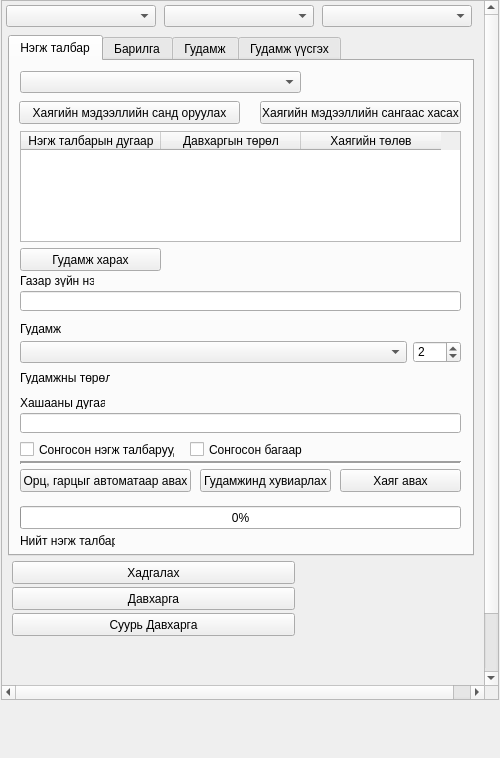
<?xml version="1.0" encoding="UTF-8"?>
<ui version="4.0">
 <class>AddressNavigatorWidget</class>
 <widget class="QDockWidget" name="AddressNavigatorWidget">
  <property name="geometry">
   <rect>
    <x>0</x>
    <y>0</y>
    <width>500</width>
    <height>758</height>
   </rect>
  </property>
  <property name="sizePolicy">
   <sizepolicy hsizetype="Fixed" vsizetype="Expanding">
    <horstretch>0</horstretch>
    <verstretch>0</verstretch>
   </sizepolicy>
  </property>
  <property name="minimumSize">
   <size>
    <width>500</width>
    <height>620</height>
   </size>
  </property>
  <property name="maximumSize">
   <size>
    <width>500</width>
    <height>524287</height>
   </size>
  </property>
  <property name="baseSize">
   <size>
    <width>440</width>
    <height>665</height>
   </size>
  </property>
  <property name="windowTitle">
   <string>Selection / Filter</string>
  </property>
  <widget class="QWidget" name="dockWidgetContents">
   <widget class="QScrollArea" name="scrollArea">
    <property name="geometry">
     <rect>
      <x>1</x>
      <y>0</y>
      <width>498</width>
      <height>700</height>
     </rect>
    </property>
    <property name="sizePolicy">
     <sizepolicy hsizetype="Expanding" vsizetype="Expanding">
      <horstretch>0</horstretch>
      <verstretch>0</verstretch>
     </sizepolicy>
    </property>
    <property name="minimumSize">
     <size>
      <width>0</width>
      <height>650</height>
     </size>
    </property>
    <property name="maximumSize">
     <size>
      <width>500</width>
      <height>700</height>
     </size>
    </property>
    <property name="widgetResizable">
     <bool>false</bool>
    </property>
    <widget class="QWidget" name="scrollAreaWidgetContents">
     <property name="geometry">
      <rect>
       <x>0</x>
       <y>0</y>
       <width>500</width>
       <height>750</height>
      </rect>
     </property>
     <property name="minimumSize">
      <size>
       <width>0</width>
       <height>650</height>
      </size>
     </property>
     <property name="maximumSize">
      <size>
       <width>16777215</width>
       <height>800</height>
      </size>
     </property>
     <widget class="QComboBox" name="working_l1_cbox">
      <property name="geometry">
       <rect>
        <x>4</x>
        <y>4</y>
        <width>150</width>
        <height>22</height>
       </rect>
      </property>
     </widget>
     <widget class="QComboBox" name="working_l2_cbox">
      <property name="geometry">
       <rect>
        <x>162</x>
        <y>4</y>
        <width>150</width>
        <height>22</height>
       </rect>
      </property>
     </widget>
     <widget class="QTabWidget" name="tabWidget">
      <property name="geometry">
       <rect>
        <x>6</x>
        <y>34</y>
        <width>466</width>
        <height>521</height>
       </rect>
      </property>
      <property name="currentIndex">
       <number>0</number>
      </property>
      <widget class="QWidget" name="parcel_tab">
       <attribute name="title">
        <string>Нэгж талбар</string>
       </attribute>
       <widget class="QPushButton" name="selected_parcel_load_button">
        <property name="geometry">
         <rect>
          <x>9</x>
          <y>40</y>
          <width>221</width>
          <height>23</height>
         </rect>
        </property>
        <property name="text">
         <string>Хаягийн мэдээллийн санд оруулах</string>
        </property>
       </widget>
       <widget class="QLineEdit" name="geographic_name_edit">
        <property name="geometry">
         <rect>
          <x>10</x>
          <y>230</y>
          <width>441</width>
          <height>20</height>
         </rect>
        </property>
       </widget>
       <widget class="QLabel" name="label">
        <property name="geometry">
         <rect>
          <x>10</x>
          <y>213</y>
          <width>74</width>
          <height>13</height>
         </rect>
        </property>
        <property name="text">
         <string>Газар зүйн нэр</string>
        </property>
       </widget>
       <widget class="QLineEdit" name="khashaa_no_edit">
        <property name="geometry">
         <rect>
          <x>10</x>
          <y>352</y>
          <width>441</width>
          <height>20</height>
         </rect>
        </property>
       </widget>
       <widget class="QLabel" name="label_2">
        <property name="geometry">
         <rect>
          <x>10</x>
          <y>335</y>
          <width>85</width>
          <height>13</height>
         </rect>
        </property>
        <property name="text">
         <string>Хашааны дугаар</string>
        </property>
       </widget>
       <widget class="QLabel" name="label_3">
        <property name="geometry">
         <rect>
          <x>10</x>
          <y>261</y>
          <width>74</width>
          <height>13</height>
         </rect>
        </property>
        <property name="text">
         <string>Гудамж</string>
        </property>
       </widget>
       <widget class="QComboBox" name="streets_cbox">
        <property name="geometry">
         <rect>
          <x>10</x>
          <y>280</y>
          <width>387</width>
          <height>22</height>
         </rect>
        </property>
       </widget>
       <widget class="QSpinBox" name="str_count_sbox">
        <property name="geometry">
         <rect>
          <x>403</x>
          <y>280</y>
          <width>48</width>
          <height>22</height>
         </rect>
        </property>
        <property name="value">
         <number>2</number>
        </property>
       </widget>
       <widget class="QComboBox" name="layer_type_cbox">
        <property name="geometry">
         <rect>
          <x>10</x>
          <y>10</y>
          <width>281</width>
          <height>22</height>
         </rect>
        </property>
       </widget>
       <widget class="QTableWidget" name="address_parcel_twidget">
        <property name="geometry">
         <rect>
          <x>10</x>
          <y>70</y>
          <width>441</width>
          <height>111</height>
         </rect>
        </property>
        <attribute name="horizontalHeaderDefaultSectionSize">
         <number>140</number>
        </attribute>
        <column>
         <property name="text">
          <string>Нэгж талбарын дугаар</string>
         </property>
        </column>
        <column>
         <property name="text">
          <string>Давхаргын төрөл</string>
         </property>
        </column>
        <column>
         <property name="text">
          <string>Хаягийн төлөв</string>
         </property>
        </column>
       </widget>
       <widget class="QPushButton" name="selected_parcel_remove_button">
        <property name="geometry">
         <rect>
          <x>250</x>
          <y>40</y>
          <width>201</width>
          <height>23</height>
         </rect>
        </property>
        <property name="text">
         <string>Хаягийн мэдээллийн сангаас хасах</string>
        </property>
       </widget>
       <widget class="QLabel" name="str_txt_lbl">
        <property name="geometry">
         <rect>
          <x>10</x>
          <y>321</y>
          <width>441</width>
          <height>16</height>
         </rect>
        </property>
        <property name="font">
         <font>
          <pointsize>6</pointsize>
          <weight>75</weight>
          <italic>true</italic>
          <bold>true</bold>
          <underline>true</underline>
         </font>
        </property>
        <property name="text">
         <string/>
        </property>
       </widget>
       <widget class="QLabel" name="str_txt_lbl_2">
        <property name="geometry">
         <rect>
          <x>10</x>
          <y>310</y>
          <width>90</width>
          <height>13</height>
         </rect>
        </property>
        <property name="text">
         <string>Гудамжны төрөл:</string>
        </property>
       </widget>
       <widget class="QLabel" name="str_type_lbl">
        <property name="geometry">
         <rect>
          <x>110</x>
          <y>309</y>
          <width>341</width>
          <height>16</height>
         </rect>
        </property>
        <property name="text">
         <string/>
        </property>
       </widget>
       <widget class="QLabel" name="str_count_lbl_3">
        <property name="geometry">
         <rect>
          <x>10</x>
          <y>473</y>
          <width>95</width>
          <height>13</height>
         </rect>
        </property>
        <property name="text">
         <string>Нийт нэгж талбар:</string>
        </property>
       </widget>
       <widget class="QProgressBar" name="parcel_progressBar">
        <property name="geometry">
         <rect>
          <x>10</x>
          <y>445</y>
          <width>441</width>
          <height>23</height>
         </rect>
        </property>
        <property name="value">
         <number>0</number>
        </property>
       </widget>
       <widget class="QLabel" name="parcel_count_lbl">
        <property name="geometry">
         <rect>
          <x>110</x>
          <y>470</y>
          <width>181</width>
          <height>20</height>
         </rect>
        </property>
        <property name="text">
         <string/>
        </property>
       </widget>
       <widget class="QCheckBox" name="is_selected_parcels_chbox">
        <property name="geometry">
         <rect>
          <x>10</x>
          <y>380</y>
          <width>155</width>
          <height>17</height>
         </rect>
        </property>
        <property name="text">
         <string>Сонгосон нэгж талбарууд</string>
        </property>
       </widget>
       <widget class="QPushButton" name="get_entry_parcels_button">
        <property name="geometry">
         <rect>
          <x>10</x>
          <y>408</y>
          <width>171</width>
          <height>23</height>
         </rect>
        </property>
        <property name="text">
         <string>Орц, гарцыг автоматаар авах</string>
        </property>
       </widget>
       <widget class="QPushButton" name="get_street_parcels_button">
        <property name="geometry">
         <rect>
          <x>190</x>
          <y>408</y>
          <width>131</width>
          <height>23</height>
         </rect>
        </property>
        <property name="text">
         <string>Гудамжинд хувиарлах</string>
        </property>
       </widget>
       <widget class="QPushButton" name="get_address_button">
        <property name="geometry">
         <rect>
          <x>330</x>
          <y>408</y>
          <width>121</width>
          <height>23</height>
         </rect>
        </property>
        <property name="text">
         <string>Хаяг авах</string>
        </property>
       </widget>
       <widget class="QCheckBox" name="is_selected_bag_chbox">
        <property name="geometry">
         <rect>
          <x>180</x>
          <y>380</y>
          <width>121</width>
          <height>17</height>
         </rect>
        </property>
        <property name="text">
         <string>Сонгосон багаар</string>
        </property>
       </widget>
       <widget class="Line" name="line">
        <property name="geometry">
         <rect>
          <x>10</x>
          <y>397</y>
          <width>441</width>
          <height>10</height>
         </rect>
        </property>
        <property name="lineWidth">
         <number>2</number>
        </property>
        <property name="orientation">
         <enum>Qt::Horizontal</enum>
        </property>
       </widget>
       <widget class="QPushButton" name="load_parcel_street_button">
        <property name="geometry">
         <rect>
          <x>10</x>
          <y>187</y>
          <width>141</width>
          <height>23</height>
         </rect>
        </property>
        <property name="text">
         <string>Гудамж харах</string>
        </property>
       </widget>
      </widget>
      <widget class="QWidget" name="building_tab">
       <attribute name="title">
        <string>Барилга</string>
       </attribute>
       <widget class="QComboBox" name="building_streets_cbox">
        <property name="geometry">
         <rect>
          <x>10</x>
          <y>340</y>
          <width>387</width>
          <height>22</height>
         </rect>
        </property>
       </widget>
       <widget class="QSpinBox" name="building_str_count_sbox">
        <property name="geometry">
         <rect>
          <x>403</x>
          <y>340</y>
          <width>48</width>
          <height>22</height>
         </rect>
        </property>
        <property name="value">
         <number>2</number>
        </property>
       </widget>
       <widget class="QLabel" name="str_txt_lbl_3">
        <property name="geometry">
         <rect>
          <x>10</x>
          <y>370</y>
          <width>90</width>
          <height>13</height>
         </rect>
        </property>
        <property name="text">
         <string>Гудамжны төрөл:</string>
        </property>
       </widget>
       <widget class="QLabel" name="building_str_txt_lbl">
        <property name="geometry">
         <rect>
          <x>10</x>
          <y>381</y>
          <width>441</width>
          <height>16</height>
         </rect>
        </property>
        <property name="font">
         <font>
          <pointsize>6</pointsize>
          <weight>75</weight>
          <italic>true</italic>
          <bold>true</bold>
          <underline>true</underline>
         </font>
        </property>
        <property name="text">
         <string/>
        </property>
       </widget>
       <widget class="QPushButton" name="selected_building_remove_button">
        <property name="geometry">
         <rect>
          <x>250</x>
          <y>50</y>
          <width>201</width>
          <height>23</height>
         </rect>
        </property>
        <property name="text">
         <string>Хаягийн мэдээллийн сангаас хасах</string>
        </property>
       </widget>
       <widget class="QLineEdit" name="geographic_building_name_edit">
        <property name="geometry">
         <rect>
          <x>10</x>
          <y>290</y>
          <width>441</width>
          <height>20</height>
         </rect>
        </property>
       </widget>
       <widget class="QLabel" name="label_4">
        <property name="geometry">
         <rect>
          <x>10</x>
          <y>321</y>
          <width>74</width>
          <height>13</height>
         </rect>
        </property>
        <property name="text">
         <string>Гудамж</string>
        </property>
       </widget>
       <widget class="QLabel" name="label_5">
        <property name="geometry">
         <rect>
          <x>10</x>
          <y>273</y>
          <width>74</width>
          <height>13</height>
         </rect>
        </property>
        <property name="text">
         <string>Газар зүйн нэр</string>
        </property>
       </widget>
       <widget class="QLineEdit" name="building_no_edit">
        <property name="geometry">
         <rect>
          <x>10</x>
          <y>412</y>
          <width>441</width>
          <height>20</height>
         </rect>
        </property>
       </widget>
       <widget class="QComboBox" name="building_layer_type_cbox">
        <property name="geometry">
         <rect>
          <x>10</x>
          <y>20</y>
          <width>281</width>
          <height>22</height>
         </rect>
        </property>
       </widget>
       <widget class="QTableWidget" name="address_building_twidget">
        <property name="geometry">
         <rect>
          <x>10</x>
          <y>80</y>
          <width>441</width>
          <height>141</height>
         </rect>
        </property>
        <attribute name="horizontalHeaderDefaultSectionSize">
         <number>140</number>
        </attribute>
        <column>
         <property name="text">
          <string>Барилгын дугаар</string>
         </property>
        </column>
        <column>
         <property name="text">
          <string>Давхаргын төрөл</string>
         </property>
        </column>
        <column>
         <property name="text">
          <string>Хаягийн төлөв</string>
         </property>
        </column>
       </widget>
       <widget class="QLabel" name="label_6">
        <property name="geometry">
         <rect>
          <x>10</x>
          <y>395</y>
          <width>88</width>
          <height>13</height>
         </rect>
        </property>
        <property name="text">
         <string>Барилгын дугаар</string>
        </property>
       </widget>
       <widget class="QPushButton" name="selected_building_load_button">
        <property name="geometry">
         <rect>
          <x>9</x>
          <y>50</y>
          <width>221</width>
          <height>23</height>
         </rect>
        </property>
        <property name="text">
         <string>Хаягийн мэдээллийн санд оруулах</string>
        </property>
       </widget>
       <widget class="QLabel" name="building_str_type_lbl">
        <property name="geometry">
         <rect>
          <x>110</x>
          <y>369</y>
          <width>341</width>
          <height>16</height>
         </rect>
        </property>
        <property name="text">
         <string/>
        </property>
       </widget>
      </widget>
      <widget class="QWidget" name="street_tab">
       <attribute name="title">
        <string>Гудамж</string>
       </attribute>
       <widget class="QPushButton" name="selected_str_load_button">
        <property name="geometry">
         <rect>
          <x>10</x>
          <y>10</y>
          <width>281</width>
          <height>23</height>
         </rect>
        </property>
        <property name="text">
         <string>Гудамжны мэдээлэл харах</string>
        </property>
       </widget>
       <widget class="QTabWidget" name="tabWidget_2">
        <property name="geometry">
         <rect>
          <x>10</x>
          <y>100</y>
          <width>441</width>
          <height>191</height>
         </rect>
        </property>
        <property name="currentIndex">
         <number>0</number>
        </property>
        <widget class="QWidget" name="tab_3">
         <attribute name="title">
          <string>Эхлэлийн Цэг</string>
         </attribute>
         <widget class="QTableWidget" name="str_nodes_twidget">
          <property name="geometry">
           <rect>
            <x>2</x>
            <y>3</y>
            <width>431</width>
            <height>161</height>
           </rect>
          </property>
          <attribute name="horizontalHeaderDefaultSectionSize">
           <number>100</number>
          </attribute>
          <column>
           <property name="text">
            <string>№</string>
           </property>
          </column>
          <column>
           <property name="text">
            <string>X</string>
           </property>
          </column>
          <column>
           <property name="text">
            <string>Y</string>
           </property>
          </column>
          <column>
           <property name="text">
            <string>Цэгийн төрөл</string>
           </property>
          </column>
         </widget>
        </widget>
        <widget class="QWidget" name="tab_5">
         <attribute name="title">
          <string>Хамаарах Зам</string>
         </attribute>
        </widget>
        <widget class="QWidget" name="tab_4">
         <attribute name="title">
          <string>Хавсралт Материал</string>
         </attribute>
        </widget>
       </widget>
       <widget class="QLabel" name="label_7">
        <property name="geometry">
         <rect>
          <x>10</x>
          <y>40</y>
          <width>96</width>
          <height>13</height>
         </rect>
        </property>
        <property name="text">
         <string>Гудамжны дугаар:</string>
        </property>
       </widget>
       <widget class="QLabel" name="label_8">
        <property name="geometry">
         <rect>
          <x>10</x>
          <y>60</y>
          <width>92</width>
          <height>13</height>
         </rect>
        </property>
        <property name="text">
         <string>Гудамжны код:</string>
        </property>
       </widget>
       <widget class="QLabel" name="label_9">
        <property name="geometry">
         <rect>
          <x>10</x>
          <y>80</y>
          <width>92</width>
          <height>13</height>
         </rect>
        </property>
        <property name="text">
         <string>Гудамжны нэр:</string>
        </property>
       </widget>
       <widget class="QLabel" name="str_id_lbl">
        <property name="geometry">
         <rect>
          <x>110</x>
          <y>39</y>
          <width>331</width>
          <height>16</height>
         </rect>
        </property>
        <property name="text">
         <string/>
        </property>
       </widget>
       <widget class="QLabel" name="str_code_lbl">
        <property name="geometry">
         <rect>
          <x>110</x>
          <y>60</y>
          <width>331</width>
          <height>16</height>
         </rect>
        </property>
        <property name="text">
         <string/>
        </property>
       </widget>
       <widget class="QLabel" name="str_name_lbl">
        <property name="geometry">
         <rect>
          <x>110</x>
          <y>80</y>
          <width>331</width>
          <height>16</height>
         </rect>
        </property>
        <property name="text">
         <string/>
        </property>
       </widget>
       <widget class="QPushButton" name="get_str_start_button">
        <property name="geometry">
         <rect>
          <x>130</x>
          <y>330</y>
          <width>281</width>
          <height>25</height>
         </rect>
        </property>
        <property name="text">
         <string>Суурьшлын төвөөс гудамжны эхлэлийг авах</string>
        </property>
       </widget>
       <widget class="QProgressBar" name="progressBar">
        <property name="geometry">
         <rect>
          <x>10</x>
          <y>360</y>
          <width>441</width>
          <height>23</height>
         </rect>
        </property>
        <property name="value">
         <number>0</number>
        </property>
       </widget>
       <widget class="QLabel" name="str_count_lbl">
        <property name="geometry">
         <rect>
          <x>83</x>
          <y>390</y>
          <width>181</width>
          <height>20</height>
         </rect>
        </property>
        <property name="text">
         <string/>
        </property>
       </widget>
       <widget class="QLabel" name="str_count_lbl_2">
        <property name="geometry">
         <rect>
          <x>10</x>
          <y>390</y>
          <width>71</width>
          <height>20</height>
         </rect>
        </property>
        <property name="text">
         <string>Нийт гудамж:</string>
        </property>
       </widget>
       <widget class="QCheckBox" name="is_selected_str_chbox">
        <property name="geometry">
         <rect>
          <x>10</x>
          <y>333</y>
          <width>121</width>
          <height>17</height>
         </rect>
        </property>
        <property name="text">
         <string>Is Selected Street</string>
        </property>
       </widget>
       <widget class="QPushButton" name="load_street_parcels_button">
        <property name="geometry">
         <rect>
          <x>130</x>
          <y>300</y>
          <width>281</width>
          <height>25</height>
         </rect>
        </property>
        <property name="text">
         <string>Гудамжин хамаарах нэгж талбаруудыг харах</string>
        </property>
       </widget>
      </widget>
      <widget class="QWidget" name="tab">
       <attribute name="title">
        <string>Гудамж үүсгэх</string>
       </attribute>
       <widget class="QPushButton" name="selected_road_load_button">
        <property name="geometry">
         <rect>
          <x>9</x>
          <y>10</y>
          <width>181</width>
          <height>23</height>
         </rect>
        </property>
        <property name="text">
         <string>Зам оруулах</string>
        </property>
       </widget>
       <widget class="QTableWidget" name="str_road_twidget">
        <property name="geometry">
         <rect>
          <x>10</x>
          <y>50</y>
          <width>431</width>
          <height>201</height>
         </rect>
        </property>
        <attribute name="horizontalHeaderDefaultSectionSize">
         <number>100</number>
        </attribute>
        <column>
         <property name="text">
          <string>ID</string>
         </property>
        </column>
        <column>
         <property name="text">
          <string>Урт</string>
         </property>
        </column>
        <column>
         <property name="text">
          <string>Нэр</string>
         </property>
        </column>
       </widget>
       <widget class="QPushButton" name="selected_road_remove_button">
        <property name="geometry">
         <rect>
          <x>260</x>
          <y>10</y>
          <width>181</width>
          <height>23</height>
         </rect>
        </property>
        <property name="text">
         <string>Хасах</string>
        </property>
       </widget>
       <widget class="QPushButton" name="create_single_str_button">
        <property name="enabled">
         <bool>false</bool>
        </property>
        <property name="geometry">
         <rect>
          <x>30</x>
          <y>260</y>
          <width>221</width>
          <height>23</height>
         </rect>
        </property>
        <property name="text">
         <string>Нэг гудамж үүсгэх</string>
        </property>
       </widget>
       <widget class="QPushButton" name="create_single_name_str_button">
        <property name="enabled">
         <bool>false</bool>
        </property>
        <property name="geometry">
         <rect>
          <x>30</x>
          <y>290</y>
          <width>221</width>
          <height>23</height>
         </rect>
        </property>
        <property name="text">
         <string>Нэг ижил нэртэй олон гудамж үүсгэх</string>
        </property>
       </widget>
       <widget class="QPushButton" name="create_multi_str_button">
        <property name="enabled">
         <bool>false</bool>
        </property>
        <property name="geometry">
         <rect>
          <x>30</x>
          <y>320</y>
          <width>221</width>
          <height>23</height>
         </rect>
        </property>
        <property name="text">
         <string>Жагсаалт тус бүрээр олон гудамж үүсгэх</string>
        </property>
       </widget>
       <widget class="QProgressBar" name="parcel_progressBar_2">
        <property name="geometry">
         <rect>
          <x>2</x>
          <y>470</y>
          <width>441</width>
          <height>23</height>
         </rect>
        </property>
        <property name="value">
         <number>0</number>
        </property>
       </widget>
       <widget class="QPushButton" name="delete_selected_str_button">
        <property name="enabled">
         <bool>false</bool>
        </property>
        <property name="geometry">
         <rect>
          <x>30</x>
          <y>400</y>
          <width>221</width>
          <height>23</height>
         </rect>
        </property>
        <property name="text">
         <string>Жагсаалт тус бүрээр олон гудамж үүсгэх</string>
        </property>
       </widget>
      </widget>
     </widget>
     <widget class="QPushButton" name="address_layer_button">
      <property name="geometry">
       <rect>
        <x>10</x>
        <y>586</y>
        <width>283</width>
        <height>23</height>
       </rect>
      </property>
      <property name="text">
       <string>Давхарга</string>
      </property>
     </widget>
     <widget class="QPushButton" name="apply_address_button">
      <property name="geometry">
       <rect>
        <x>10</x>
        <y>560</y>
        <width>283</width>
        <height>23</height>
       </rect>
      </property>
      <property name="text">
       <string>Хадгалах</string>
      </property>
     </widget>
     <widget class="QComboBox" name="working_l3_cbox">
      <property name="geometry">
       <rect>
        <x>320</x>
        <y>4</y>
        <width>150</width>
        <height>22</height>
       </rect>
      </property>
     </widget>
     <widget class="QPushButton" name="address_raster_layer_button">
      <property name="geometry">
       <rect>
        <x>10</x>
        <y>612</y>
        <width>283</width>
        <height>23</height>
       </rect>
      </property>
      <property name="text">
       <string>Суурь Давхарга</string>
      </property>
     </widget>
     <widget class="QLabel" name="error_label">
      <property name="geometry">
       <rect>
        <x>10</x>
        <y>640</y>
        <width>374</width>
        <height>21</height>
       </rect>
      </property>
      <property name="font">
       <font>
        <family>Helvetica</family>
        <pointsize>14</pointsize>
        <weight>75</weight>
        <bold>true</bold>
       </font>
      </property>
      <property name="styleSheet">
       <string notr="true">QLabel {color : red;}
font: 75 14pt &quot;Helvetica&quot;;</string>
      </property>
      <property name="text">
       <string/>
      </property>
      <property name="wordWrap">
       <bool>true</bool>
      </property>
     </widget>
    </widget>
   </widget>
  </widget>
 </widget>
 <tabstops>
  <tabstop>scrollArea</tabstop>
 </tabstops>
 <resources/>
 <connections/>
</ui>
